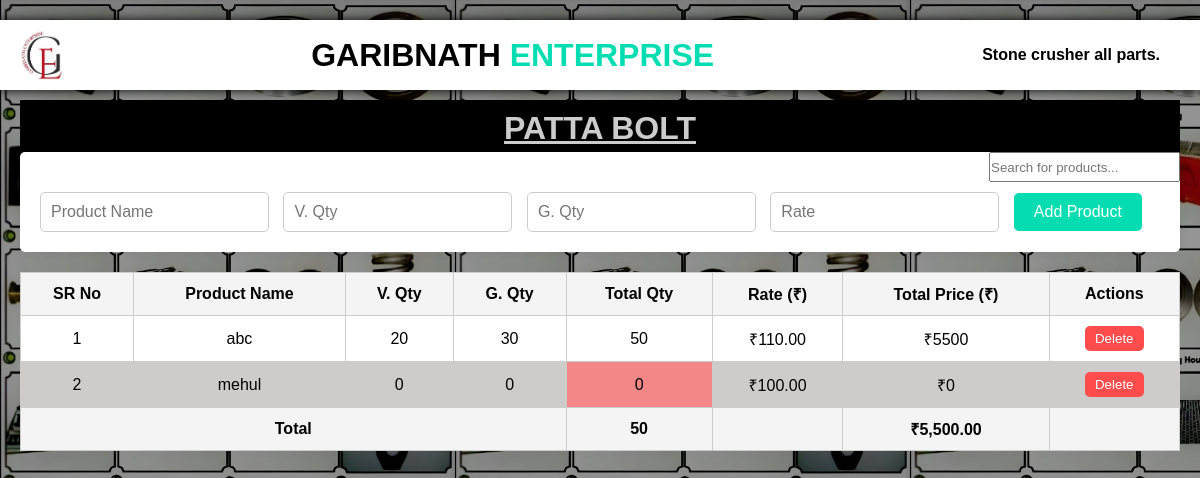
Screenshot of /PATTA-BOLT/p_bolt.php with the database file from the repository.
### tables this page shows
CREATE TABLE `p_bolt` (
  `id` int(11) NOT NULL,
  `name` varchar(255) NOT NULL,
  `v_qty` int(11) NOT NULL,
  `g_qty` int(11) NOT NULL,
  `rate` decimal(10,2) NOT NULL
);

### PATTA-BOLT/p_bolt.php (the view, shortened to what this page needs)
<?php include 'garibnath_db.php'; ?>
<!DOCTYPE html>
<html lang="en">
<head>
    <link rel="stylesheet" href="styles.css">
</head>
<body>
    <nav class="nav-container">
        <img class="logo" src="/ashish/image/garibnath.jpg" alt="error in the code">
        <div class="header">
            <h1 class="header-item">GARIBNATH <span style="color: #04ddb2;">ENTERPRISE</span></h1>
        </div>
        <h3 class="download-btn">Stone crusher all parts.</h3>
    </nav>
    <h2 class="product-header centered"style="background-color:black;">PATTA BOLT</h2>
    <input class="search" type="text" id="searchBar" placeholder="Search for products..." onkeyup="filterTable()">
    <form id="addForm" method="POST" action="add.php">
        <input type="text" name="name" placeholder="Product Name" required>
        <input type="number" name="v_qty" placeholder="V. Qty" required>
        <input type="number" name="g_qty" placeholder="G. Qty" required>
        <input type="number" name="rate" placeholder="Rate" step="0.01" required>
        <button type="submit">Add Product</button>
    </form>
    <table id="garibnathTable">
        <thead>
            <tr>
                <th>SR No</th>
                <th>Product Name</th>
                <th>V. Qty</th>
                <th>G. Qty</th>
                <th>Total Qty</th>
                <th>Rate (₹)</th>
                <th>Total Price (₹)</th>
                <th>Actions</th>
            </tr>
        </thead>
        <tbody>
            <?php
            $sql = "SELECT * FROM p_bolt";
            $result = $conn->query($sql);
            $total_qty = 0;
            $total_price = 0;
            $sr_no = 1;
            if ($result->num_rows > 0) {
                while($row = $result->fetch_assoc()) {
                    $total_qty_product = $row['v_qty'] + $row['g_qty'];
                    $total_price_product = $total_qty_product * $row['rate'];
                    $total_qty += $total_qty_product;
                    $total_price += $total_price_product;
                    $qty_class = $total_qty_product < 5 ? 'low-quantity' : '';
                    echo "<tr data-id='{$row['id']}'>
                            <td>{$sr_no}</td>
                            <td class='editable' data-field='name'>{$row['name']}</td>
                            <td class='editable' data-field='v_qty'>{$row['v_qty']}</td>
                            <td class='editable' data-field='g_qty'>{$row['g_qty']}</td>
                            <td class='{$qty_class}'>{$total_qty_product}</td>
                            <td class='editable' data-field='rate'>₹{$row['rate']}</td>
                            <td>₹{$total_price_product}</td>
                            <td>
                                <button class='delete-btn'>Delete</button>
                            </td>
                          </tr>";
                    $sr_no++;
                }
            } else {
                echo "<tr><td colspan='8'>No records found</td></tr>";
            }
            ?>
        </tbody>
        <tfoot>
            <tr>
                <th colspan="4">Total</th>
                <th class="<?php echo $total_qty < 5 ? 'low-quantity' : ''; ?>"><?php echo $total_qty; ?></th>
                <th></th>
                <th>₹<?php echo number_format($total_price, 2); ?></th>
                <th></th>
            </tr>
        </tfoot>
    </table>
</body>
</html>

### PATTA-BOLT/styles.css (style rules this page uses)
* { margin: 0; padding: 0; box-sizing: border-box; }
body { font-family: Arial, sans-serif; background-image: url(../image/backgroundimage.jpg); padding: 20px; background-size:contain; }
.nav-container { display: flex; align-items: center; position: fixed; width: 100%; justify-content: space-between; background-color: #fff; color: black; box-shadow: 0 0 10px black ; padding: 10px 20px; margin-bottom: 20px; margin-left: -20px; }
.search { padding-right: 10px; height: 30px; float: right; clear: left; }
.logo { height: 50px; }
.header { flex-grow: 1; text-align: center; }
.header-item { font-size: 24px; font-size: xx-large; }
.download-btn { background-color: #fff; color: black; border: none; padding: 10px 20px; font-size: 16px; }
.centered { text-align: center; text-decoration: underline; margin-top: 80px; padding-top: 10px; padding-bottom: 5px; font-weight: 700; font-size: xx-large; color: #ccc; }
.low-quantity { color: black; background-color: #f38787; }
form { background-color: white; padding: 20px; padding-top: 40px; border-radius: 5px; margin-bottom: 20px; box-shadow: 0 0 10px rgba(0, 0, 0, 0.1); }
form input { margin-right: 10px; padding: 10px; border: 1px solid #ccc; border-radius: 5px; font-size: 16px; }
form button { background-color: #04ddb2; color: white; border: none; padding: 10px 20px; cursor: pointer; font-size: 16px; border-radius: 5px; }
table { width: 100%; border-collapse: collapse; margin-bottom: 20px; }
table th, table td { border: 1px solid #ccc; padding: 10px; text-align: center; }
table th { background-color: #f4f4f4; }
table tr { background-color: #fff; }
table tr:nth-child(even) { background-color: #cecbcb; }
table .editable { cursor: pointer; }
table .delete-btn { background-color: #ff4d4d; color: white; border: none; padding: 5px 10px; cursor: pointer; border-radius: 5px; }

### rows the page displays
p_bolt: name "abc", v_qty "20", g_qty "30", total_qty_product "50", rate "110.00", total_price_product "5500"
p_bolt: name "mehul", v_qty "0", g_qty "0", rate "100.00"

### other values shown
$total_qty "50"
$total_price "5,500.00"
